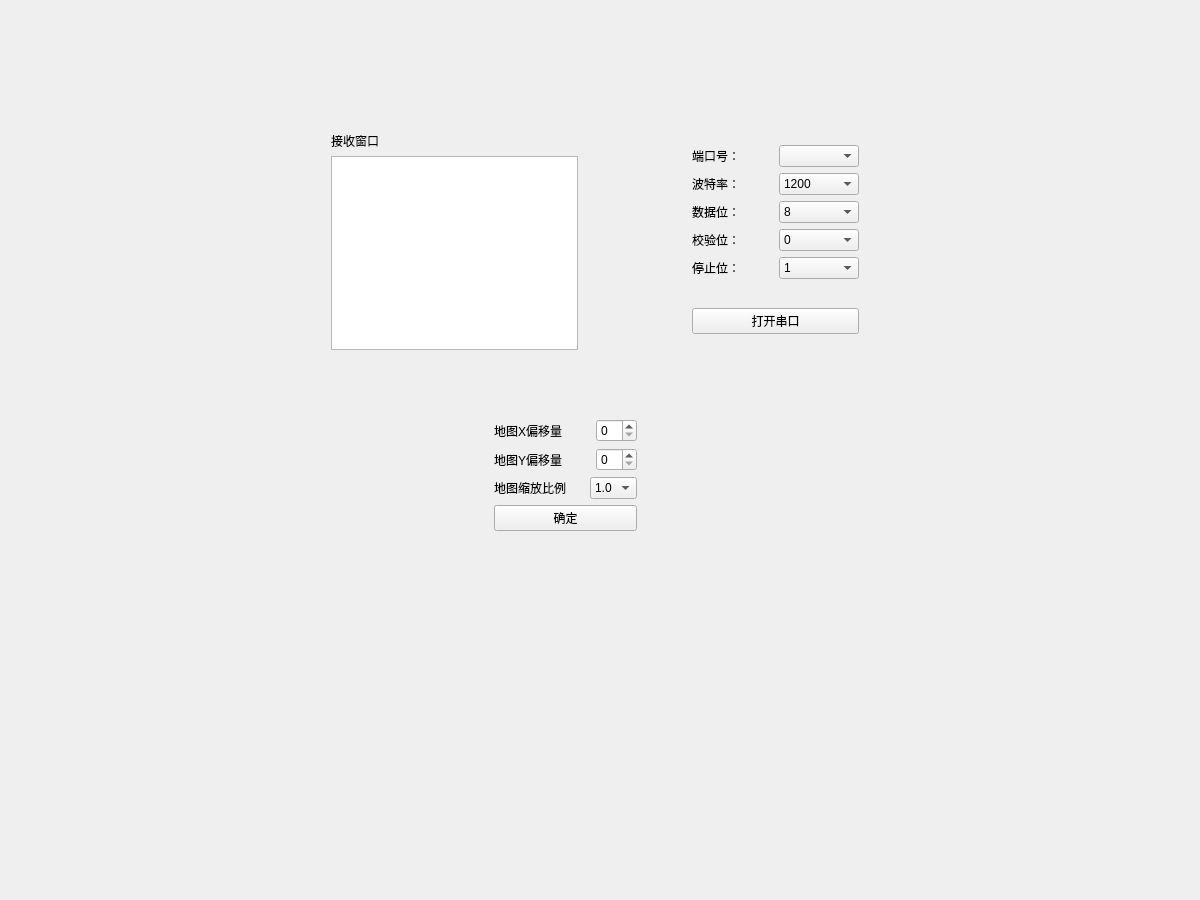
<?xml version="1.0" encoding="UTF-8"?>
<ui version="4.0">
 <class>MainWindow</class>
 <widget class="QMainWindow" name="MainWindow">
  <property name="windowModality">
   <enum>Qt::NonModal</enum>
  </property>
  <property name="geometry">
   <rect>
    <x>0</x>
    <y>0</y>
    <width>1200</width>
    <height>900</height>
   </rect>
  </property>
  <property name="cursor">
   <cursorShape>ArrowCursor</cursorShape>
  </property>
  <property name="focusPolicy">
   <enum>Qt::NoFocus</enum>
  </property>
  <property name="contextMenuPolicy">
   <enum>Qt::NoContextMenu</enum>
  </property>
  <property name="windowTitle">
   <string>MainWindow</string>
  </property>
  <property name="toolTipDuration">
   <number>1</number>
  </property>
  <property name="styleSheet">
   <string notr="true"/>
  </property>
  <property name="tabShape">
   <enum>QTabWidget::Rounded</enum>
  </property>
  <property name="dockNestingEnabled">
   <bool>false</bool>
  </property>
  <widget class="QWidget" name="centralWidget">
   <property name="styleSheet">
    <string notr="true"/>
   </property>
   <widget class="QWidget" name="serialFrame" native="true">
    <property name="geometry">
     <rect>
      <x>690</x>
      <y>120</y>
      <width>171</width>
      <height>241</height>
     </rect>
    </property>
    <property name="focusPolicy">
     <enum>Qt::NoFocus</enum>
    </property>
    <layout class="QHBoxLayout" name="horizontalLayout">
     <property name="spacing">
      <number>2</number>
     </property>
     <property name="leftMargin">
      <number>2</number>
     </property>
     <property name="topMargin">
      <number>2</number>
     </property>
     <property name="rightMargin">
      <number>2</number>
     </property>
     <property name="bottomMargin">
      <number>2</number>
     </property>
     <item>
      <layout class="QVBoxLayout" name="verticalLayout_2">
       <item>
        <layout class="QVBoxLayout" name="verticalLayout_3">
         <item>
          <layout class="QHBoxLayout" name="horizontalLayout_2">
           <item>
            <widget class="QLabel" name="serialPort">
             <property name="text">
              <string>端口号：</string>
             </property>
            </widget>
           </item>
           <item>
            <widget class="QComboBox" name="PortBox"/>
           </item>
          </layout>
         </item>
         <item>
          <layout class="QHBoxLayout" name="horizontalLayout_3">
           <item>
            <widget class="QLabel" name="baudRate">
             <property name="text">
              <string>波特率：</string>
             </property>
            </widget>
           </item>
           <item>
            <widget class="QComboBox" name="BaudBox">
             <item>
              <property name="text">
               <string>1200</string>
              </property>
             </item>
             <item>
              <property name="text">
               <string>2400</string>
              </property>
             </item>
             <item>
              <property name="text">
               <string>4800</string>
              </property>
             </item>
             <item>
              <property name="text">
               <string>9600</string>
              </property>
             </item>
             <item>
              <property name="text">
               <string>19200</string>
              </property>
             </item>
             <item>
              <property name="text">
               <string>115200</string>
              </property>
             </item>
            </widget>
           </item>
          </layout>
         </item>
         <item>
          <layout class="QHBoxLayout" name="horizontalLayout_4">
           <item>
            <widget class="QLabel" name="bitNum">
             <property name="text">
              <string>数据位：</string>
             </property>
            </widget>
           </item>
           <item>
            <widget class="QComboBox" name="BitNumBox">
             <item>
              <property name="text">
               <string>8</string>
              </property>
             </item>
            </widget>
           </item>
          </layout>
         </item>
         <item>
          <layout class="QHBoxLayout" name="horizontalLayout_5">
           <item>
            <widget class="QLabel" name="parityBit">
             <property name="text">
              <string>校验位：</string>
             </property>
            </widget>
           </item>
           <item>
            <widget class="QComboBox" name="ParityBox">
             <item>
              <property name="text">
               <string>0</string>
              </property>
             </item>
            </widget>
           </item>
          </layout>
         </item>
         <item>
          <layout class="QHBoxLayout" name="horizontalLayout_6">
           <item>
            <widget class="QLabel" name="stopBit">
             <property name="text">
              <string>停止位：</string>
             </property>
            </widget>
           </item>
           <item>
            <widget class="QComboBox" name="StopBox">
             <item>
              <property name="text">
               <string>1</string>
              </property>
             </item>
             <item>
              <property name="text">
               <string>2</string>
              </property>
             </item>
            </widget>
           </item>
          </layout>
         </item>
        </layout>
       </item>
       <item>
        <widget class="QPushButton" name="openSerialButton">
         <property name="text">
          <string>打开串口</string>
         </property>
        </widget>
       </item>
      </layout>
     </item>
    </layout>
   </widget>
   <widget class="QWidget" name="mapSetFrame" native="true">
    <property name="geometry">
     <rect>
      <x>490</x>
      <y>380</y>
      <width>151</width>
      <height>191</height>
     </rect>
    </property>
    <property name="sizePolicy">
     <sizepolicy hsizetype="Preferred" vsizetype="Preferred">
      <horstretch>0</horstretch>
      <verstretch>0</verstretch>
     </sizepolicy>
    </property>
    <layout class="QVBoxLayout" name="verticalLayout_5">
     <property name="spacing">
      <number>6</number>
     </property>
     <property name="sizeConstraint">
      <enum>QLayout::SetDefaultConstraint</enum>
     </property>
     <property name="leftMargin">
      <number>2</number>
     </property>
     <property name="topMargin">
      <number>2</number>
     </property>
     <property name="rightMargin">
      <number>2</number>
     </property>
     <property name="bottomMargin">
      <number>2</number>
     </property>
     <item>
      <layout class="QVBoxLayout" name="verticalLayout_4">
       <property name="leftMargin">
        <number>2</number>
       </property>
       <property name="topMargin">
        <number>2</number>
       </property>
       <property name="rightMargin">
        <number>2</number>
       </property>
       <property name="bottomMargin">
        <number>2</number>
       </property>
       <item>
        <layout class="QHBoxLayout" name="horizontalLayout_7">
         <item>
          <widget class="QLabel" name="Xoffset">
           <property name="text">
            <string>地图X偏移量</string>
           </property>
          </widget>
         </item>
         <item>
          <spacer name="horizontalSpacer">
           <property name="orientation">
            <enum>Qt::Horizontal</enum>
           </property>
           <property name="sizeHint" stdset="0">
            <size>
             <width>28</width>
             <height>20</height>
            </size>
           </property>
          </spacer>
         </item>
         <item>
          <widget class="QSpinBox" name="offsetXbox"/>
         </item>
        </layout>
       </item>
       <item>
        <layout class="QHBoxLayout" name="horizontalLayout_8">
         <item>
          <widget class="QLabel" name="Yoffset">
           <property name="text">
            <string>地图Y偏移量</string>
           </property>
          </widget>
         </item>
         <item>
          <spacer name="horizontalSpacer_2">
           <property name="orientation">
            <enum>Qt::Horizontal</enum>
           </property>
           <property name="sizeHint" stdset="0">
            <size>
             <width>28</width>
             <height>20</height>
            </size>
           </property>
          </spacer>
         </item>
         <item>
          <widget class="QSpinBox" name="offsetYbox"/>
         </item>
        </layout>
       </item>
       <item>
        <layout class="QHBoxLayout" name="horizontalLayout_9">
         <item>
          <widget class="QLabel" name="mapRatio">
           <property name="text">
            <string>地图缩放比例</string>
           </property>
          </widget>
         </item>
         <item>
          <spacer name="horizontalSpacer_3">
           <property name="orientation">
            <enum>Qt::Horizontal</enum>
           </property>
           <property name="sizeHint" stdset="0">
            <size>
             <width>28</width>
             <height>20</height>
            </size>
           </property>
          </spacer>
         </item>
         <item>
          <widget class="QComboBox" name="RatioBox">
           <item>
            <property name="text">
             <string>1.0</string>
            </property>
           </item>
           <item>
            <property name="text">
             <string>0.9</string>
            </property>
           </item>
           <item>
            <property name="text">
             <string>0.8</string>
            </property>
           </item>
           <item>
            <property name="text">
             <string>0.7</string>
            </property>
           </item>
           <item>
            <property name="text">
             <string>0.6</string>
            </property>
           </item>
           <item>
            <property name="text">
             <string>0.5</string>
            </property>
           </item>
          </widget>
         </item>
        </layout>
       </item>
       <item>
        <widget class="QPushButton" name="mapSetConfirm">
         <property name="text">
          <string>确定</string>
         </property>
        </widget>
       </item>
      </layout>
     </item>
    </layout>
   </widget>
   <widget class="QWidget" name="dataFrame" native="true">
    <property name="geometry">
     <rect>
      <x>329</x>
      <y>130</y>
      <width>251</width>
      <height>222</height>
     </rect>
    </property>
    <layout class="QVBoxLayout" name="verticalLayout_6">
     <property name="leftMargin">
      <number>2</number>
     </property>
     <property name="topMargin">
      <number>2</number>
     </property>
     <property name="rightMargin">
      <number>2</number>
     </property>
     <property name="bottomMargin">
      <number>2</number>
     </property>
     <item>
      <layout class="QVBoxLayout" name="verticalLayout">
       <item>
        <widget class="QLabel" name="dataPanel">
         <property name="text">
          <string>接收窗口</string>
         </property>
        </widget>
       </item>
       <item>
        <widget class="QTextEdit" name="dataReceiver">
         <property name="enabled">
          <bool>true</bool>
         </property>
        </widget>
       </item>
      </layout>
     </item>
    </layout>
   </widget>
   <zorder>mapSetFrame</zorder>
   <zorder>serialFrame</zorder>
   <zorder>dataFrame</zorder>
  </widget>
 </widget>
 <layoutdefault spacing="6" margin="11"/>
 <resources/>
 <connections/>
</ui>
